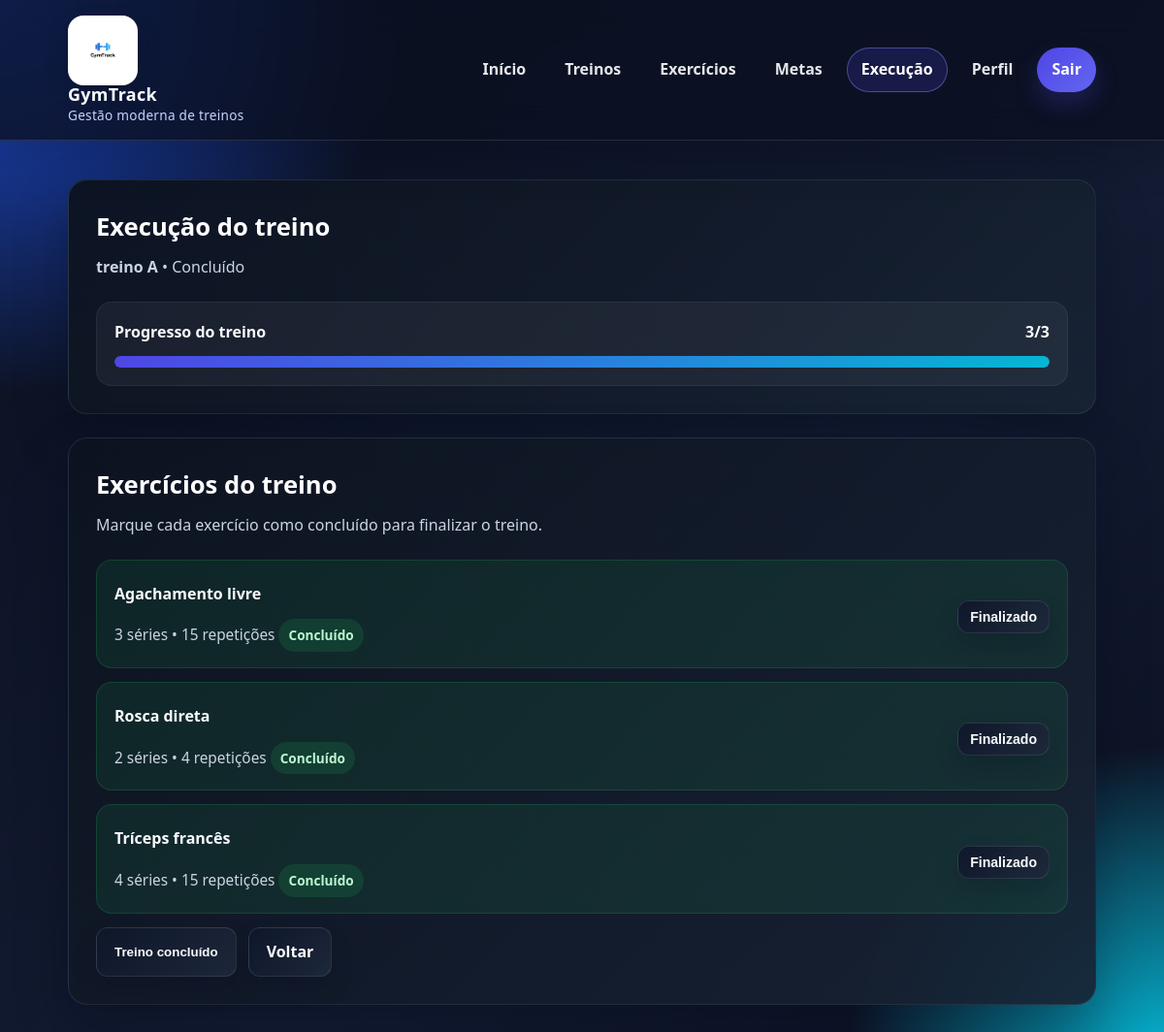
Screenshot of /execucao/4/ (signed in) with the database file from the repository.
### core/models.py (models this page shows, shortened)
class ExecucaoTreino(models.Model):
    STATUS_CHOICES = [
        ('em_andamento', 'Em andamento'),
        ('concluido', 'Concluído'),
    ]
    treino = models.ForeignKey(Treino, on_delete=models.CASCADE, related_name='execucoes')
    data_execucao = models.DateTimeField(auto_now_add=True)
    status = models.CharField(max_length=20, choices=STATUS_CHOICES, default='em_andamento')
    @property
    def total_exercicios(self):
        return self.itens.count()
    @property
    def exercicios_concluidos(self):
        return self.itens.filter(concluido=True).count()
    @property
    def exercicios_pendentes(self):
        pendentes = self.total_exercicios - self.exercicios_concluidos
        return pendentes if pendentes > 0 else 0
    @property
    def concluido_com_pendencias(self):
        return self.status == 'concluido' and self.exercicios_pendentes > 0

class Treino(models.Model):
    usuario = models.ForeignKey(User, on_delete=models.CASCADE)
    nome = models.CharField(max_length=100)

class ExecucaoExercicio(models.Model):
    execucao = models.ForeignKey(ExecucaoTreino, on_delete=models.CASCADE, related_name='itens')
    exercicio = models.ForeignKey(Exercicio, on_delete=models.CASCADE)
    concluido = models.BooleanField(default=False)
    data_conclusao = models.DateTimeField(null=True, blank=True)

class Exercicio(models.Model):
    treino = models.ForeignKey(Treino, on_delete=models.CASCADE, related_name='exercicios')
    exercicio_base = models.ForeignKey(
        ExercicioBase,
        on_delete=models.CASCADE,
        related_name='exercicios_do_sistema',
        null=True,
        blank=True
    )
    nome = models.CharField(max_length=100, blank=True, null=True)
    series = models.PositiveIntegerField()
    repeticoes = models.PositiveIntegerField()

class ExercicioBase(models.Model):
    nome = models.CharField(max_length=100, unique=True)
    grupo_muscular = models.CharField(max_length=50)

### core/views.py (the view)
# urls.py: path('execucao/<int:execucao_id>/', views.execucao_detalhe_view, name='execucao_detalhe'),
@login_required
def execucao_detalhe_view(request, execucao_id):
    execucao = get_object_or_404(
        ExecucaoTreino.objects.select_related('treino').prefetch_related('itens__exercicio__exercicio_base'),
        id=execucao_id,
        treino__usuario=request.user
    )
    return render(request, 'core/execucao_detalhe.html', {
        'execucao': execucao
    })

### core/templates/core/execucao_detalhe.html (shortened to what this page needs)
{% extends 'core/base.html' %}
{% block content %}
<section class="page-grid feature-page">
    <div class="content-card">
        <h2 class="section-title">Execução do treino</h2>
        <p class="section-subtitle">
            <strong>{{ execucao.treino.nome }}</strong> • {{ execucao.get_status_display }}
        </p>
        <div class="progress-card">
            <div class="progress-header">
                <span>Progresso do treino</span>
                <strong>{{ execucao.exercicios_concluidos }}/{{ execucao.total_exercicios }}</strong>
            </div>
            <div class="progress-bar">
                <div class="progress-fill"
                     style="width:
                     {% if execucao.total_exercicios > 0 %}
                        {% widthratio execucao.exercicios_concluidos execucao.total_exercicios 100 %}%
                     {% else %}
                        0%
                     {% endif %};">
                </div>
            </div>
        </div>
    </div>
    <div class="list-card">
        <h3 class="section-title">Exercícios do treino</h3>
        <p class="section-subtitle">
            Marque cada exercício como concluído para finalizar o treino.
        </p>
        {% if execucao.itens.all %}
            <ul class="items-list">
                {% for item in execucao.itens.all %}
                    <li class="item execution-item {% if item.concluido %}execution-complete{% endif %}">
                        <div>
                            <strong>
                                {% if item.exercicio.exercicio_base %}
                                    {{ item.exercicio.exercicio_base.nome }}
                                {% else %}
                                    {{ item.exercicio.nome }}
                                {% endif %}
                            </strong>
                            <span>
                                {{ item.exercicio.series }} séries • {{ item.exercicio.repeticoes }} repetições
                            </span>
                            {% if item.concluido %}
                                <div class="status-badge status-done">Concluído</div>
                            {% else %}
                                <div class="status-badge status-pending">Pendente</div>
                            {% endif %}
                        </div>
                                                {% if not item.concluido and execucao.status != 'concluido' %}
                            <form method="post"
                                  class="submit-once-form"
                                  action="{% url 'concluir_exercicio' item.id %}">
                                {% csrf_token %}
                                <button type="submit"
                                        class="btn btn-primary btn-sm submit-btn"
                                        data-loading-text="Marcando...">
                                    Concluir exercício
                                </button>
                            </form>
                        {% elif item.concluido %}
                            <button type="button" class="btn btn-secondary btn-sm" disabled>
                                Finalizado
                            </button>
                        {% else %}
                            <button type="button" class="btn btn-secondary btn-sm" disabled>
                                Encerrado
                            </button>
                        {% endif %}
                    </li>
                {% endfor %}
            </ul>
        {% endif %}
        <div class="form-actions">
            {% if execucao.status != 'concluido' %}
                {% if execucao.esta_parcial %}
                    <button type="button" class="btn btn-primary" id="abrir-confirmacao-parcial">
                        Confirmar treino
                    </button>
                    <form method="post"
                          class="submit-once-form"
                          id="form-finalizar-parcial"
                          style="display: none;"
                          action="{% url 'confirmar_treino' execucao.id %}">
                        {% csrf_token %}
                        <input type="hidden" name="confirm_partial" value="1">
                        <button type="submit"
                                class="btn btn-primary submit-btn"
                                data-loading-text="Finalizando...">
                            Sim, finalizar treino
                        </button>
                    </form>
                    <button type="button" class="btn btn-secondary" id="cancelar-confirmacao-parcial" style="display: none;">
                        Cancelar
                    </button>
                {% else %}
                    <form method="post"
                          class="submit-once-form"
                          action="{% url 'confirmar_treino' execucao.id %}">
                        {% csrf_token %}
                        <input type="hidden" name="confirm_partial" value="0">
                        <button type="submit"
                                class="btn btn-primary submit-btn"
                                data-loading-text="Finalizando...">
                            Confirmar treino
                        </button>
                    </form>
                {% endif %}
            {% else %}
                <button type="button" class="btn btn-secondary" disabled>
                    Treino concluído
                </button>
            {% endif %}
            <a href="{% url 'execucao' %}" class="btn btn-secondary">Voltar</a>
        </div>
    </div>
</section>
{% endblock %}

### rows the page displays
ExecucaoTreino: treino.nome "treino A", status "Concluído", exercicios_concluidos "3", total_exercicios "3"
ExecucaoExercicio: exercicio.exercicio_base.nome "Agachamento livre", exercicio.series "3", exercicio.repeticoes "15", concluido "Concluído"
ExecucaoExercicio: exercicio.exercicio_base.nome "Rosca direta", exercicio.series "2", exercicio.repeticoes "4", concluido "Concluído"
ExecucaoExercicio: exercicio.exercicio_base.nome "Tríceps francês", exercicio.series "4", exercicio.repeticoes "15", concluido "Concluído"
